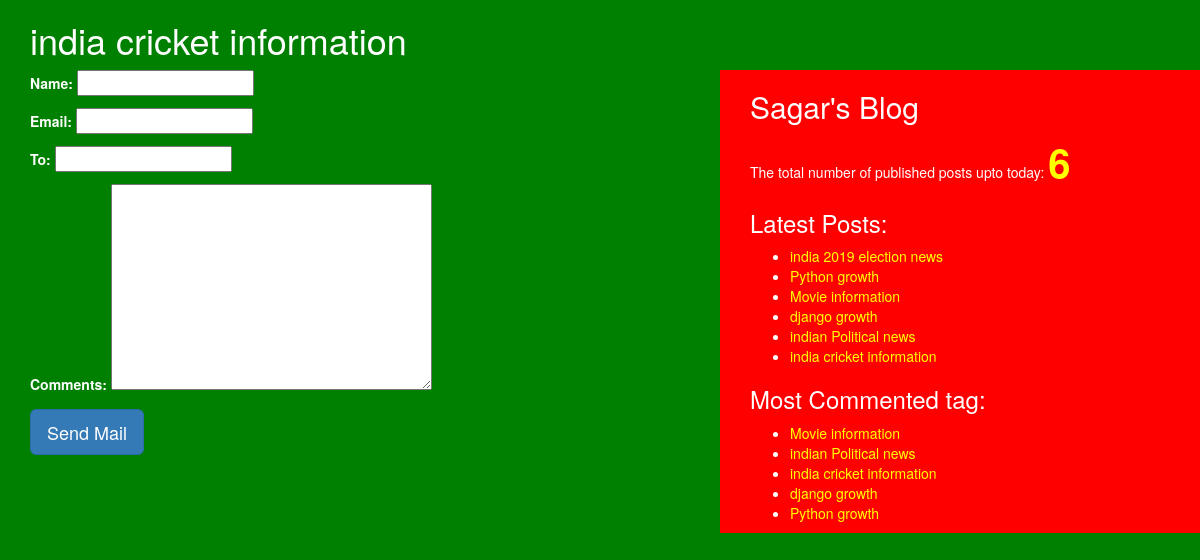
Page /share/1/ on the committed database.
### blog/models.py (models this page shows, shortened)
class Post(models.Model):
    STATUS_CHOICES=(('draft',"Draft"),("published","Published"))
    title=models.CharField(max_length=256)
    slug=models.SlugField(max_length=264,unique_for_date="publish")
    author=models.ForeignKey(User,related_name="blog_posts",on_delete=models.CASCADE)
    body=models.TextField()
    publish=models.DateTimeField(default=timezone.now)
    created=models.DateTimeField(auto_now_add=True)
    updated=models.DateTimeField(auto_now=True)
    status=models.CharField(max_length=10,choices=STATUS_CHOICES,default="draft")
    objects=CustomManager()
    tags=TaggableManager()
    class Meta:
        ordering=("-publish",)
    def get_absolute_url(self):
        return reverse("post_detail",args=[self.publish.year,self.publish.strftime('%m'),self.publish.strftime('%d'),self.slug])

### blog/views.py (the view, shortened to what this page needs)
# urls.py: path('share/<int:id>/',views.mail_send_view)
def mail_send_view(request,id):
    post=get_object_or_404(Post,id=id,status="published")
    form=EmailSendForm()
    sent=False
    return render(request,"blog/sharebymail.html",{"form":form,"post":post,"sent":sent})

### blog/forms.py
class EmailSendForm(forms.Form):
    name=forms.CharField(max_length=30)
    email=forms.EmailField()
    to=forms.EmailField()
    comments=forms.CharField(required=False,widget=forms.Textarea)

### blog/models.py (called while the page is built)
    def get_queryset(self):
        return super().get_queryset().filter(status="published")

### blog/templatetags/blog_tags.py (called while the page is built)
@register.simple_tag(name="my_tag")
def total_posts():
    return Post.objects.count()

@register.inclusion_tag('blog/latest_post.html')
def show_latest_post(count=3):
    latest_post=Post.objects.order_by('-publish')[:count]
    return {'latest_post':latest_post}

@register.simple_tag
def get_most_commented_tag(count=5):
    return Post.objects.annotate(total_comment=Count('comments')).order_by('-total_comment')[:count]

### templates/blog/sharebymail.html (shortened to what this page needs)
{%extends "blog/base.html" %}
{%block title_block%}{{post.title}}{%endblock%}
    {%block content_body%}
    {%if sent%}
      <h1>Email Successfully Sent !!!</h1>
      <h2>Post with title : {{post.title}} information sent by Email</h2>
    {%else%}
      <form  method="post">
        {{form.as_p}}
        <input type="submit" class="btn btn-lg btn-primary" value="Send Mail">
      </form>
    {%endif%}
    {%endblock%}

### templates/blog/base.html (shortened to what this page needs)
<!DOCTYPE html>
{%load blog_tags%}
{%load staticfiles%}
<html lang="en" dir="ltr">
  <head>
    <link rel="stylesheet" href="https://stackpath.bootstrapcdn.com/bootstrap/3.4.1/css/bootstrap.min.css"
>
    <link rel="stylesheet" href="{%static "css/blog.css" %}">
  </head>
  <body>
    <h1>{%block title_block%} {%endblock%}</h1>
    <div class="container">
      {%block content_body%}
      {%endblock%}
    </div>
    <div class="sidebar">
      <h2>Sagar's Blog</h2>
      <p >The total  number of published posts upto today: <span id="pcount">{%my_tag%}</span></p>
      <h3>Latest Posts:</h3>{%show_latest_post 100%}
      <h3>Most Commented tag:</h3>
      {%get_most_commented_tag as most_commented%}
      <ul>
        {%for post in most_commented %}
        <li><a href="{{post.get_absolute_url}}">{{post.title}}</a></li>
        {%endfor%}
      </ul>
    </div>
  </body>
</html>

### templates/blog/latest_post.html
<ul>
  {%for post in latest_post%}
  <li><a href="{{post.get_absolute_url}}">{{post.title}}</a></li>
  {%endfor%}
</ul>

### static/css/blog.css (style rules this page uses)
.container { width: 60%; height: 100%; float: left; padding-left: 30px; background-color: green; color: white; }
.sidebar { width: 40%; height: 100%; float: right; margin-top: 0px; background-color: red; color: white; padding-left: 30px; }
h1 { width: 60%; float: left; padding-left: 30px; background-color: green; color: white; }
body { background-color: green; }
a { color: yellow; }
input { color: black; }
textarea { color: black; }
#pcount { font-size: 40px; color: yellow; font-weight: bold;; }

### rows in the picture
Post: title "india cricket information"
Post: title "india 2019 election news"
Post: title "Python growth"
Post: title "Movie information"
Post: title "django growth"
Post: title "indian Political news"
